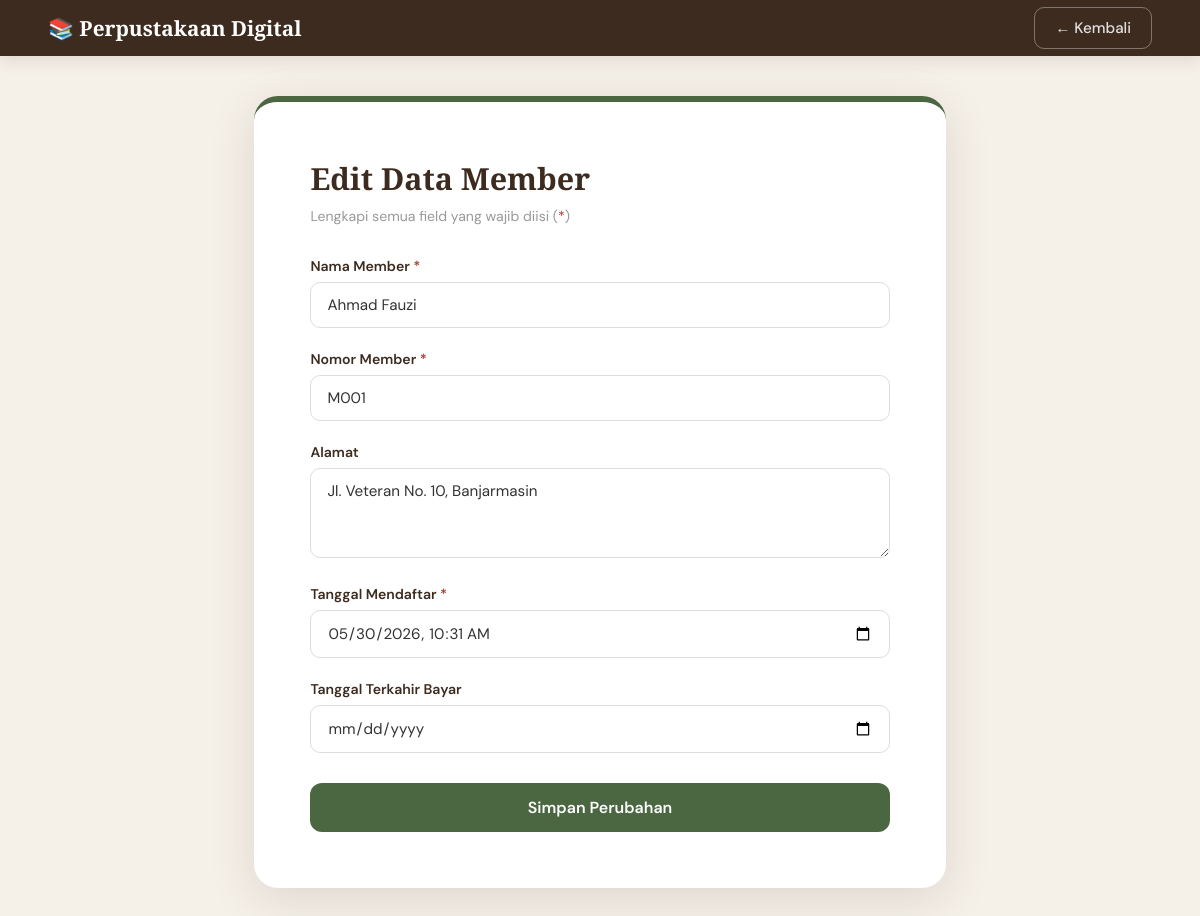
/FormMember.php?id=1, run on the app's committed database.
### tables this page shows
CREATE TABLE IF NOT EXISTS member (
    id_member       INT AUTO_INCREMENT PRIMARY KEY,
    nama_member     VARCHAR(250) NOT NULL,
    nomor_member    VARCHAR(15)  NOT NULL UNIQUE,
    alamat          TEXT,
    tgl_mendaftar   DATETIME     DEFAULT CURRENT_TIMESTAMP,
    tgl_terakhir_bayar DATE
);

### Model.php (called while the page is built, shortened)
<?php
function getMemberById($id_member) {
    $koneksi = koneksiDatabase();
    $id      = mysqli_real_escape_string($koneksi, $id_member);
    $query   = "SELECT * FROM member WHERE id_member = '$id' LIMIT 1";
    $result  = mysqli_query($koneksi, $query);
    $data    = mysqli_fetch_assoc($result);
    return $data;
}

### FormMember.php (the view, shortened to what this page needs)
<?php
require_once 'Model.php';
$id     = $_GET['id'] ?? null;
$data   = null;
$isEdit = false;
if ($id) {
    $data   = getMemberById($id);
    $isEdit = true;
}
$judulForm = $isEdit ? 'Edit Data Member' : 'Tambah Data Member';
$namaBtn   = $isEdit ? 'Simpan Perubahan' : 'Daftarkan Member';
?>
<!DOCTYPE html>
<html lang="id">
<head>
</head>
<body>
<nav>
    <span class="brand">📚 Perpustakaan Digital</span>
    <a href="Member.php">← Kembali</a>
</nav>
<div class="container">
    <div class="form-card">
        <h1><?= $judulForm ?></h1>
        <p class="sub">Lengkapi semua field yang wajib diisi (<span style="color:var(--rust)">*</span>)</p>
        <form method="POST" action="FormMember.php<?= $isEdit ? '?id=' . ($data['id_member'] ?? '') : '' ?>">
            <div class="field">
                <label>Nama Member <span class="req">*</span></label>
                <input type="text" name="nama_member"
                       value="<?= htmlspecialchars($data['nama_member'] ?? '') ?>"
                       placeholder="Masukkan nama lengkap">
            </div>
            <div class="field">
                <label>Nomor Member <span class="req">*</span></label>
                <input type="text" name="nomor_member"
                       value="<?= htmlspecialchars($data['nomor_member'] ?? '') ?>"
                       maxlength="15"
                       placeholder="Contoh: M001">
            </div>
            <div class="field">
                <label>Alamat</label>
                <textarea name="alamat" placeholder="Masukkan alamat lengkap"><?= htmlspecialchars($data['alamat'] ?? '') ?></textarea>
            </div>
            <div class="field">
                <label>Tanggal Mendaftar <span class="req">*</span></label>
                <input type="datetime-local" name="tgl_mendaftar"
                       value="<?= htmlspecialchars(
                           isset($data['tgl_mendaftar']) && $data['tgl_mendaftar']
                               ? date('Y-m-d\TH:i', strtotime($data['tgl_mendaftar']))
                               : date('Y-m-d\TH:i')
                       ) ?>">
            </div>
            <div class="field">
                <label>Tanggal Terkahir Bayar</label>
                <input type="date" name="tgl_terkahir_bayar"
                       value="<?= htmlspecialchars($data['tgl_terkahir_bayar'] ?? '') ?>">
            </div>
            <button type="submit" class="btn-submit"><?= $namaBtn ?></button>
        </form>
    </div>
</div>
</body>
</html>

### FormMember.php (style rules this page uses)
:root { --cream: #F5F0E8; --brown: #3D2B1F; --gold: #C8960C; --rust: #A63D2F; --sage: #4A6741; }
* { margin: 0; padding: 0; box-sizing: border-box; }
body { min-height: 100vh; background: var(--cream); font-family: 'DM Sans', sans-serif; }
nav { background: var(--brown); min-height: 7vh; padding: 0 48px; display: flex; align-items: center; justify-content: space-between; box-shadow: 0 4px 16px rgba(61,43,31,0.12); }
nav .brand { font-family: 'Playfair Display', serif; color: #fff; font-size: 1.3rem; font-weight: 700; }
nav a { color: rgba(255,255,255,0.85); text-decoration: none; font-size: 0.95rem; padding: 10px 20px; border: 1.5px solid rgba(255,255,255,0.35); border-radius: 10px; font-weight: 500; transition: all 0.2s ease; }
.container { flex: 1; width: 100%; display: flex; align-items: center; justify-content: center; padding: 40px 24px; }
.form-card { background: #fff; border-radius: 24px; padding: 56px; box-shadow: 0 12px 48px rgba(61,43,31,0.12); border-top: 6px solid var(--sage); width: 60%; max-width: 750px; min-width: 340px; }
.form-card h1 { font-family: 'Playfair Display', serif; font-size: 1.9rem; color: var(--brown); margin-bottom: 8px; }
.form-card p.sub { color: #999; font-size: 0.88rem; margin-bottom: 32px; }
.field { margin-bottom: 22px; }
label { display: block; font-weight: 600; font-size: 0.88rem; color: var(--brown); margin-bottom: 7px; }
label span.req { color: var(--rust); }
input[type="text"], input[type="date"], input[type="datetime-local"], textarea { width: 100%; padding: 12px 16px; border: 1.5px solid #ddd; border-radius: 10px; font-family: 'DM Sans', sans-serif; font-size: 0.95rem; color: #333; transition: border-color 0.18s; outline: none; }
textarea { resize: vertical; min-height: 90px; }
.btn-submit { width: 100%; padding: 14px; background: var(--sage); color: #fff; border: none; border-radius: 12px; font-family: 'DM Sans', sans-serif; font-size: 1rem; font-weight: 600; cursor: pointer; transition: all 0.2s; margin-top: 8px; }

### data on the page
member: nama_member "Ahmad Fauzi", nomor_member "M001", alamat "Jl. Veteran No. 10, Banjarmasin", tgl_mendaftar "05/30/2026 10:31"

### other printed values
$judulForm "Edit Data Member"
$namaBtn "Simpan Perubahan"
